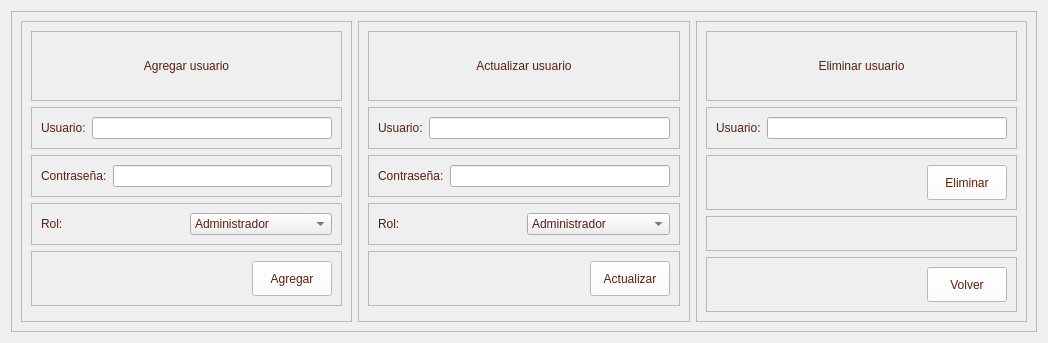
         <widget class="QWidget" name="page_administrar_usuarios">
          <layout class="QVBoxLayout" name="verticalLayout_35">
           <item>
            <widget class="QFrame" name="frame_89">
             <property name="frameShape">
              <enum>QFrame::StyledPanel</enum>
             </property>
             <property name="frameShadow">
              <enum>QFrame::Raised</enum>
             </property>
             <layout class="QHBoxLayout" name="horizontalLayout_47">
              <item>
               <widget class="QFrame" name="frame_90">
                <property name="frameShape">
                 <enum>QFrame::StyledPanel</enum>
                </property>
                <property name="frameShadow">
                 <enum>QFrame::Raised</enum>
                </property>
                <layout class="QVBoxLayout" name="verticalLayout_36">
                 <item>
                  <widget class="QFrame" name="frame_93">
                   <property name="frameShape">
                    <enum>QFrame::StyledPanel</enum>
                   </property>
                   <property name="frameShadow">
                    <enum>QFrame::Raised</enum>
                   </property>
                   <layout class="QVBoxLayout" name="verticalLayout_37">
                    <item>
                     <widget class="QLabel" name="label_59">
                      <property name="minimumSize">
                       <size>
                        <width>0</width>
                        <height>50</height>
                       </size>
                      </property>
                      <property name="maximumSize">
                       <size>
                        <width>16777215</width>
                        <height>50</height>
                       </size>
                      </property>
                      <property name="styleSheet">
                       <string notr="true">color: rgb(89, 31, 11);
font: 75 12pt &quot;Open Sans Semibold&quot;</string>
                      </property>
                      <property name="text">
                       <string>Agregar usuario</string>
                      </property>
                      <property name="alignment">
                       <set>Qt::AlignCenter</set>
                      </property>
                     </widget>
                    </item>
                   </layout>
                  </widget>
                 </item>
                 <item>
                  <widget class="QFrame" name="frame_94">
                   <property name="frameShape">
                    <enum>QFrame::StyledPanel</enum>
                   </property>
                   <property name="frameShadow">
                    <enum>QFrame::Raised</enum>
                   </property>
                   <layout class="QHBoxLayout" name="horizontalLayout_50">
                    <item>
                     <widget class="QLabel" name="label_5">
                      <property name="styleSheet">
                       <string notr="true">color: rgb(89, 31, 11);
font: 75 10pt &quot;Open Sans Semibold&quot;</string>
                      </property>
                      <property name="text">
                       <string>Usuario:</string>
                      </property>
                     </widget>
                    </item>
                    <item>
                     <widget class="QLineEdit" name="info_usuario"/>
                    </item>
                   </layout>
                  </widget>
                 </item>
                 <item>
                  <widget class="QFrame" name="frame_95">
                   <property name="frameShape">
                    <enum>QFrame::StyledPanel</enum>
                   </property>
                   <property name="frameShadow">
                    <enum>QFrame::Raised</enum>
                   </property>
                   <layout class="QHBoxLayout" name="horizontalLayout_53">
                    <item>
                     <widget class="QLabel" name="label_7">
                      <property name="styleSheet">
                       <string notr="true">color: rgb(89, 31, 11);
font: 75 10pt &quot;Open Sans Semibold&quot;</string>
                      </property>
                      <property name="text">
                       <string>Contraseña:</string>
                      </property>
                     </widget>
                    </item>
                    <item>
                     <widget class="QLineEdit" name="info_contrasena"/>
                    </item>
                   </layout>
                  </widget>
                 </item>
                 <item>
                  <widget class="QFrame" name="frame_109">
                   <property name="frameShape">
                    <enum>QFrame::StyledPanel</enum>
                   </property>
                   <property name="frameShadow">
                    <enum>QFrame::Raised</enum>
                   </property>
                   <layout class="QHBoxLayout" name="horizontalLayout_63">
                    <item>
                     <widget class="QLabel" name="label_37">
                      <property name="styleSheet">
                       <string notr="true">color: rgb(89, 31, 11);
font: 75 10pt &quot;Open Sans Semibold&quot;</string>
                      </property>
                      <property name="text">
                       <string>Rol:</string>
                      </property>
                     </widget>
                    </item>
                    <item>
                     <widget class="QComboBox" name="info_rol">
                      <property name="styleSheet">
                       <string notr="true">color: rgb(89, 31, 11);
font: 75 10pt &quot;Open Sans Semibold&quot;</string>
                      </property>
                      <item>
                       <property name="text">
                        <string>Administrador</string>
                       </property>
                      </item>
                      <item>
                       <property name="text">
                        <string>Vendedor</string>
                       </property>
                      </item>
                      <item>
                       <property name="text">
                        <string>Bodegero</string>
                       </property>
                      </item>
                      <item>
                       <property name="text">
                        <string>Catador</string>
                       </property>
                      </item>
                     </widget>
                    </item>
                   </layout>
                  </widget>
                 </item>
                 <item>
                  <widget class="QFrame" name="frame_96">
                   <property name="frameShape">
                    <enum>QFrame::StyledPanel</enum>
                   </property>
                   <property name="frameShadow">
                    <enum>QFrame::Raised</enum>
                   </property>
                   <layout class="QHBoxLayout" name="horizontalLayout_57">
                    <item>
                     <spacer name="horizontalSpacer_13">
                      <property name="orientation">
                       <enum>Qt::Horizontal</enum>
                      </property>
                      <property name="sizeHint" stdset="0">
                       <size>
                        <width>211</width>
                        <height>20</height>
                       </size>
                      </property>
                     </spacer>
                    </item>
                    <item>
                     <widget class="QPushButton" name="btn_agregar_usuarios">
                      <property name="minimumSize">
                       <size>
                        <width>0</width>
                        <height>35</height>
                       </size>
                      </property>
                      <property name="styleSheet">
                       <string notr="true">QFrame{
background-color: rgb(51, 157, 255);
}

QPushButton{
color: rgb(89, 31, 11);
background-color: rgb(255, 255, 255);
font: 75 9pt &quot;Open Sans Semibold&quot;
}

QPushButton:hover{
color: rgb(255, 255, 255);
background-color: rgb(209, 172, 127);
font: 75 9pt  &quot;Open Sans Semibold&quot;
}
</string>
                      </property>
                      <property name="text">
                       <string>Agregar</string>
                      </property>
                     </widget>
                    </item>
                   </layout>
                  </widget>
                 </item>
                 <item>
                  <widget class="QFrame" name="frame_97">
                   <property name="frameShape">
                    <enum>QFrame::StyledPanel</enum>
                   </property>
                   <property name="frameShadow">
                    <enum>QFrame::Raised</enum>
                   </property>
                  </widget>
                 </item>
                </layout>
               </widget>
              </item>
              <item>
               <widget class="QFrame" name="frame_91">
                <property name="frameShape">
                 <enum>QFrame::StyledPanel</enum>
                </property>
                <property name="frameShadow">
                 <enum>QFrame::Raised</enum>
                </property>
                <layout class="QVBoxLayout" name="verticalLayout_38">
                 <item>
                  <widget class="QFrame" name="frame_98">
                   <property name="frameShape">
                    <enum>QFrame::StyledPanel</enum>
                   </property>
                   <property name="frameShadow">
                    <enum>QFrame::Raised</enum>
                   </property>
                   <layout class="QHBoxLayout" name="horizontalLayout_48">
                    <item>
                     <widget class="QLabel" name="label_60">
                      <property name="minimumSize">
                       <size>
                        <width>0</width>
                        <height>50</height>
                       </size>
                      </property>
                      <property name="maximumSize">
                       <size>
                        <width>16777215</width>
                        <height>50</height>
                       </size>
                      </property>
                      <property name="styleSheet">
                       <string notr="true">color: rgb(89, 31, 11);
font: 75 12pt &quot;Open Sans Semibold&quot;</string>
                      </property>
                      <property name="text">
                       <string>Actualizar usuario</string>
                      </property>
                      <property name="alignment">
                       <set>Qt::AlignCenter</set>
                      </property>
                     </widget>
                    </item>
                   </layout>
                  </widget>
                 </item>
                 <item>
                  <widget class="QFrame" name="frame_99">
                   <property name="frameShape">
                    <enum>QFrame::StyledPanel</enum>
                   </property>
                   <property name="frameShadow">
                    <enum>QFrame::Raised</enum>
                   </property>
                   <layout class="QHBoxLayout" name="horizontalLayout_54">
                    <item>
                     <widget class="QLabel" name="label_33">
                      <property name="styleSheet">
                       <string notr="true">color: rgb(89, 31, 11);
font: 75 10pt &quot;Open Sans Semibold&quot;</string>
                      </property>
                      <property name="text">
                       <string>Usuario:</string>
                      </property>
                     </widget>
                    </item>
                    <item>
                     <widget class="QLineEdit" name="info_usuario_a"/>
                    </item>
                   </layout>
                  </widget>
                 </item>
                 <item>
                  <widget class="QFrame" name="frame_100">
                   <property name="frameShape">
                    <enum>QFrame::StyledPanel</enum>
                   </property>
                   <property name="frameShadow">
                    <enum>QFrame::Raised</enum>
                   </property>
                   <layout class="QHBoxLayout" name="horizontalLayout_51">
                    <item>
                     <widget class="QLabel" name="label_34">
                      <property name="styleSheet">
                       <string notr="true">color: rgb(89, 31, 11);
font: 75 10pt &quot;Open Sans Semibold&quot;</string>
                      </property>
                      <property name="text">
                       <string>Contraseña:</string>
                      </property>
                     </widget>
                    </item>
                    <item>
                     <widget class="QLineEdit" name="info_contrasena_a"/>
                    </item>
                   </layout>
                  </widget>
                 </item>
                 <item>
                  <widget class="QFrame" name="frame_110">
                   <property name="frameShape">
                    <enum>QFrame::StyledPanel</enum>
                   </property>
                   <property name="frameShadow">
                    <enum>QFrame::Raised</enum>
                   </property>
                   <layout class="QHBoxLayout" name="horizontalLayout_64">
                    <item>
                     <widget class="QLabel" name="label_36">
                      <property name="styleSheet">
                       <string notr="true">color: rgb(89, 31, 11);
font: 75 10pt &quot;Open Sans Semibold&quot;</string>
                      </property>
                      <property name="text">
                       <string>Rol:</string>
                      </property>
                     </widget>
                    </item>
                    <item>
                     <widget class="QComboBox" name="info_rol_a">
                      <property name="styleSheet">
                       <string notr="true">color: rgb(89, 31, 11);
font: 75 10pt &quot;Open Sans Semibold&quot;</string>
                      </property>
                      <item>
                       <property name="text">
                        <string>Administrador</string>
                       </property>
                      </item>
                      <item>
                       <property name="text">
                        <string>Vendedor</string>
                       </property>
                      </item>
                      <item>
                       <property name="text">
                        <string>Bodegero</string>
                       </property>
                      </item>
                      <item>
                       <property name="text">
                        <string>Catador</string>
                       </property>
                      </item>
                     </widget>
                    </item>
                   </layout>
                  </widget>
                 </item>
                 <item>
                  <widget class="QFrame" name="frame_101">
                   <property name="frameShape">
                    <enum>QFrame::StyledPanel</enum>
                   </property>
                   <property name="frameShadow">
                    <enum>QFrame::Raised</enum>
                   </property>
                   <layout class="QHBoxLayout" name="horizontalLayout_56">
                    <item>
                     <spacer name="horizontalSpacer_14">
                      <property name="orientation">
                       <enum>Qt::Horizontal</enum>
                      </property>
                      <property name="sizeHint" stdset="0">
                       <size>
                        <width>212</width>
                        <height>20</height>
                       </size>
                      </property>
                     </spacer>
                    </item>
                    <item>
                     <widget class="QPushButton" name="btn_actualizar_usuarios">
                      <property name="minimumSize">
                       <size>
                        <width>0</width>
                        <height>35</height>
                       </size>
                      </property>
                      <property name="styleSheet">
                       <string notr="true">QFrame{
background-color: rgb(51, 157, 255);
}

QPushButton{
color: rgb(89, 31, 11);
background-color: rgb(255, 255, 255);
font: 75 9pt &quot;Open Sans Semibold&quot;
}

QPushButton:hover{
color: rgb(255, 255, 255);
background-color: rgb(209, 172, 127);
font: 75 9pt  &quot;Open Sans Semibold&quot;
}
</string>
                      </property>
                      <property name="text">
                       <string>Actualizar</string>
                      </property>
                     </widget>
                    </item>
                   </layout>
                  </widget>
                 </item>
                 <item>
                  <widget class="QFrame" name="frame_102">
                   <property name="frameShape">
                    <enum>QFrame::StyledPanel</enum>
                   </property>
                   <property name="frameShadow">
                    <enum>QFrame::Raised</enum>
                   </property>
                  </widget>
                 </item>
                </layout>
               </widget>
              </item>
              <item>
               <widget class="QFrame" name="frame_92">
                <property name="frameShape">
                 <enum>QFrame::StyledPanel</enum>
                </property>
                <property name="frameShadow">
                 <enum>QFrame::Raised</enum>
                </property>
                <layout class="QVBoxLayout" name="verticalLayout_39">
                 <item>
                  <widget class="QFrame" name="frame_103">
                   <property name="frameShape">
                    <enum>QFrame::StyledPanel</enum>
                   </property>
                   <property name="frameShadow">
                    <enum>QFrame::Raised</enum>
                   </property>
                   <layout class="QHBoxLayout" name="horizontalLayout_49">
                    <item>
                     <widget class="QLabel" name="label_61">
                      <property name="minimumSize">
                       <size>
                        <width>0</width>
                        <height>50</height>
                       </size>
                      </property>
                      <property name="maximumSize">
                       <size>
                        <width>16777215</width>
                        <height>50</height>
                       </size>
                      </property>
                      <property name="styleSheet">
                       <string notr="true">color: rgb(89, 31, 11);
font: 75 12pt &quot;Open Sans Semibold&quot;</string>
                      </property>
                      <property name="text">
                       <string>Eliminar usuario</string>
                      </property>
                      <property name="alignment">
                       <set>Qt::AlignCenter</set>
                      </property>
                     </widget>
                    </item>
                   </layout>
                  </widget>
                 </item>
                 <item>
                  <widget class="QFrame" name="frame_104">
                   <property name="frameShape">
                    <enum>QFrame::StyledPanel</enum>
                   </property>
                   <property name="frameShadow">
                    <enum>QFrame::Raised</enum>
                   </property>
                   <layout class="QHBoxLayout" name="horizontalLayout_52">
                    <item>
                     <widget class="QLabel" name="label_35">
                      <property name="styleSheet">
                       <string notr="true">color: rgb(89, 31, 11);
font: 75 10pt &quot;Open Sans Semibold&quot;</string>
                      </property>
                      <property name="text">
                       <string>Usuario:</string>
                      </property>
                     </widget>
                    </item>
                    <item>
                     <widget class="QLineEdit" name="info_usuario_e"/>
                    </item>
                   </layout>
                  </widget>
                 </item>
                 <item>
                  <widget class="QFrame" name="frame_105">
                   <property name="frameShape">
                    <enum>QFrame::StyledPanel</enum>
                   </property>
                   <property name="frameShadow">
                    <enum>QFrame::Raised</enum>
                   </property>
                   <layout class="QHBoxLayout" name="horizontalLayout_55">
                    <item>
                     <spacer name="horizontalSpacer_15">
                      <property name="orientation">
                       <enum>Qt::Horizontal</enum>
                      </property>
                      <property name="sizeHint" stdset="0">
                       <size>
                        <width>211</width>
                        <height>20</height>
                       </size>
                      </property>
                     </spacer>
                    </item>
                    <item>
                     <widget class="QPushButton" name="btn_eliminar_usuarios">
                      <property name="minimumSize">
                       <size>
                        <width>0</width>
                        <height>35</height>
                       </size>
                      </property>
                      <property name="styleSheet">
                       <string notr="true">QFrame{
background-color: rgb(51, 157, 255);
}

QPushButton{
color: rgb(89, 31, 11);
background-color: rgb(255, 255, 255);
font: 75 9pt &quot;Open Sans Semibold&quot;
}

QPushButton:hover{
color: rgb(255, 255, 255);
background-color: rgb(209, 172, 127);
font: 75 9pt  &quot;Open Sans Semibold&quot;
}
</string>
                      </property>
                      <property name="text">
                       <string>Eliminar</string>
                      </property>
                     </widget>
                    </item>
                   </layout>
                  </widget>
                 </item>
                 <item>
                  <widget class="QFrame" name="frame_106">
                   <property name="frameShape">
                    <enum>QFrame::StyledPanel</enum>
                   </property>
                   <property name="frameShadow">
                    <enum>QFrame::Raised</enum>
                   </property>
                  </widget>
                 </item>
                 <item>
                  <widget class="QFrame" name="frame_107">
                   <property name="frameShape">
                    <enum>QFrame::StyledPanel</enum>
                   </property>
                   <property name="frameShadow">
                    <enum>QFrame::Raised</enum>
                   </property>
                   <layout class="QHBoxLayout" name="horizontalLayout_58">
                    <item>
                     <spacer name="horizontalSpacer_16">
                      <property name="orientation">
                       <enum>Qt::Horizontal</enum>
                      </property>
                      <property name="sizeHint" stdset="0">
                       <size>
                        <width>211</width>
                        <height>20</height>
                       </size>
                      </property>
                     </spacer>
                    </item>
                    <item>
                     <widget class="QPushButton" name="btn_volver_I_4">
                      <property name="minimumSize">
                       <size>
                        <width>0</width>
                        <height>35</height>
                       </size>
                      </property>
                      <property name="styleSheet">
                       <string notr="true">QFrame{
background-color: rgb(51, 157, 255);
}

QPushButton{
color: rgb(89, 31, 11);
background-color: rgb(255, 255, 255);
font: 75 9pt &quot;Open Sans Semibold&quot;
}

QPushButton:hover{
color: rgb(255, 255, 255);
background-color: rgb(209, 172, 127);
font: 75 9pt  &quot;Open Sans Semibold&quot;
}
</string>
                      </property>
                      <property name="text">
                       <string>Volver</string>
                      </property>
                     </widget>
                    </item>
                   </layout>
                  </widget>
                 </item>
                </layout>
               </widget>
              </item>
             </layout>
            </widget>
           </item>
          </layout>
         </widget>
